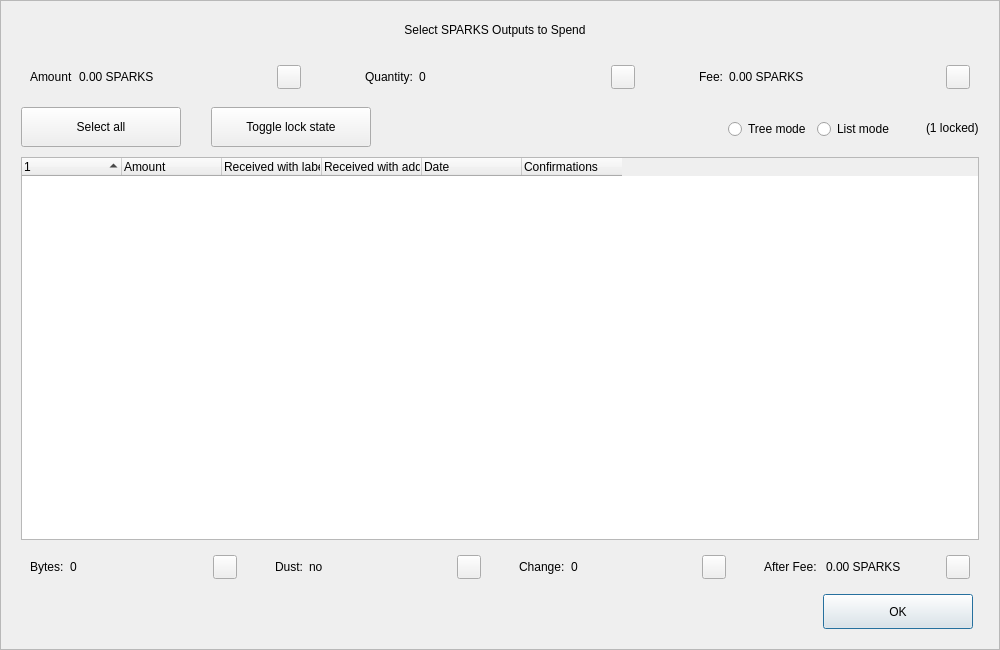
<?xml version="1.0" encoding="UTF-8"?>
<ui version="4.0">
 <class>CoinControlDialog</class>
 <widget class="QDialog" name="CoinControlDialog">
  <property name="geometry">
   <rect>
    <x>0</x>
    <y>0</y>
    <width>1000</width>
    <height>650</height>
   </rect>
  </property>
  <property name="minimumSize">
   <size>
    <width>950</width>
    <height>650</height>
   </size>
  </property>
  <property name="windowTitle">
   <string>Coin Selection</string>
  </property>
  <property name="styleSheet">
   <string notr="true"/>
  </property>
  <layout class="QVBoxLayout" name="verticalLayout">
   <property name="spacing">
    <number>0</number>
   </property>
   <property name="leftMargin">
    <number>0</number>
   </property>
   <property name="topMargin">
    <number>0</number>
   </property>
   <property name="rightMargin">
    <number>0</number>
   </property>
   <property name="bottomMargin">
    <number>0</number>
   </property>
   <item>
    <widget class="QFrame" name="frameContainer">
     <property name="toolTipDuration">
      <number>0</number>
     </property>
     <property name="frameShape">
      <enum>QFrame::StyledPanel</enum>
     </property>
     <property name="frameShadow">
      <enum>QFrame::Raised</enum>
     </property>
     <layout class="QVBoxLayout" name="verticalLayout_2">
      <property name="leftMargin">
       <number>0</number>
      </property>
      <property name="rightMargin">
       <number>0</number>
      </property>
      <property name="bottomMargin">
       <number>20</number>
      </property>
      <item>
       <layout class="QHBoxLayout" name="horizontalLayout_12">
        <property name="spacing">
         <number>0</number>
        </property>
        <property name="leftMargin">
         <number>20</number>
        </property>
        <property name="rightMargin">
         <number>30</number>
        </property>
        <item>
         <spacer name="horizontalSpacer_4">
          <property name="orientation">
           <enum>Qt::Horizontal</enum>
          </property>
          <property name="sizeHint" stdset="0">
           <size>
            <width>40</width>
            <height>20</height>
           </size>
          </property>
         </spacer>
        </item>
        <item>
         <widget class="QLabel" name="labelTitle">
          <property name="minimumSize">
           <size>
            <width>0</width>
            <height>40</height>
           </size>
          </property>
          <property name="maximumSize">
           <size>
            <width>16777215</width>
            <height>40</height>
           </size>
          </property>
          <property name="text">
           <string>Select SPARKS Outputs to Spend</string>
          </property>
          <property name="alignment">
           <set>Qt::AlignCenter</set>
          </property>
          <property name="margin">
           <number>7</number>
          </property>
         </widget>
        </item>
        <item>
         <spacer name="horizontalSpacer_5">
          <property name="orientation">
           <enum>Qt::Horizontal</enum>
          </property>
          <property name="sizeHint" stdset="0">
           <size>
            <width>40</width>
            <height>20</height>
           </size>
          </property>
         </spacer>
        </item>
       </layout>
      </item>
      <item>
       <layout class="QHBoxLayout" name="horizontalLayout_8">
        <property name="leftMargin">
         <number>20</number>
        </property>
        <property name="rightMargin">
         <number>20</number>
        </property>
        <item>
         <widget class="QWidget" name="layoutAmount" native="true">
          <layout class="QHBoxLayout" name="horizontalLayout_9" stretch="0,1,0">
           <item>
            <widget class="QLabel" name="labelCoinControlAmountText">
             <property name="text">
              <string>Amount</string>
             </property>
            </widget>
           </item>
           <item>
            <widget class="QLabel" name="labelCoinControlAmount">
             <property name="text">
              <string>0.00 SPARKS</string>
             </property>
            </widget>
           </item>
           <item alignment="Qt::AlignHCenter|Qt::AlignVCenter">
            <widget class="QPushButton" name="pushButtonAmount">
             <property name="minimumSize">
              <size>
               <width>0</width>
               <height>24</height>
              </size>
             </property>
             <property name="maximumSize">
              <size>
               <width>24</width>
               <height>26</height>
              </size>
             </property>
             <property name="focusPolicy">
              <enum>Qt::NoFocus</enum>
             </property>
             <property name="styleSheet">
              <string notr="true">padding-bottom:2px;
padding-right:4px;</string>
             </property>
             <property name="text">
              <string/>
             </property>
            </widget>
           </item>
          </layout>
         </widget>
        </item>
        <item>
         <spacer name="horizontalSpacer_2">
          <property name="orientation">
           <enum>Qt::Horizontal</enum>
          </property>
          <property name="sizeType">
           <enum>QSizePolicy::Fixed</enum>
          </property>
          <property name="sizeHint" stdset="0">
           <size>
            <width>40</width>
            <height>20</height>
           </size>
          </property>
         </spacer>
        </item>
        <item>
         <widget class="QWidget" name="layoutQuantity" native="true">
          <layout class="QHBoxLayout" name="horizontalLayout_10" stretch="0,1,0">
           <item>
            <widget class="QLabel" name="labelCoinControlQuantityText">
             <property name="text">
              <string>Quantity:</string>
             </property>
            </widget>
           </item>
           <item>
            <widget class="QLabel" name="labelCoinControlQuantity">
             <property name="text">
              <string>0</string>
             </property>
            </widget>
           </item>
           <item alignment="Qt::AlignHCenter|Qt::AlignVCenter">
            <widget class="QPushButton" name="pushButtonQuantity">
             <property name="minimumSize">
              <size>
               <width>0</width>
               <height>24</height>
              </size>
             </property>
             <property name="maximumSize">
              <size>
               <width>24</width>
               <height>26</height>
              </size>
             </property>
             <property name="focusPolicy">
              <enum>Qt::NoFocus</enum>
             </property>
             <property name="styleSheet">
              <string notr="true">padding-bottom:2px;
               padding-right:4px;</string>
             </property>
             <property name="text">
              <string/>
             </property>
            </widget>
           </item>
          </layout>
         </widget>
        </item>
        <item>
         <spacer name="horizontalSpacer_22">
          <property name="orientation">
           <enum>Qt::Horizontal</enum>
          </property>
          <property name="sizeType">
           <enum>QSizePolicy::Fixed</enum>
          </property>
          <property name="sizeHint" stdset="0">
           <size>
            <width>40</width>
            <height>20</height>
           </size>
          </property>
         </spacer>
        </item>
        <item>
         <widget class="QWidget" name="layoutFee" native="true">
          <layout class="QHBoxLayout" name="horizontalLayout_11" stretch="0,1,0">
           <item>
            <widget class="QLabel" name="labelCoinControlFeeText">
             <property name="text">
              <string>Fee:</string>
             </property>
            </widget>
           </item>
           <item>
            <widget class="QLabel" name="labelCoinControlFee">
             <property name="text">
              <string>0.00 SPARKS</string>
             </property>
            </widget>
           </item>
           <item alignment="Qt::AlignHCenter|Qt::AlignVCenter">
            <widget class="QPushButton" name="pushButtonFee">
             <property name="minimumSize">
              <size>
               <width>0</width>
               <height>24</height>
              </size>
             </property>
             <property name="maximumSize">
              <size>
               <width>24</width>
               <height>26</height>
              </size>
             </property>
             <property name="focusPolicy">
              <enum>Qt::NoFocus</enum>
             </property>
             <property name="styleSheet">
              <string notr="true">padding-bottom:2px;
               padding-right:4px;</string>
             </property>
             <property name="text">
              <string/>
             </property>
            </widget>
           </item>
          </layout>
         </widget>
        </item>
       </layout>
      </item>
      <item>
       <widget class="QFrame" name="frame">
        <property name="minimumSize">
         <size>
          <width>0</width>
          <height>40</height>
         </size>
        </property>
        <property name="styleSheet">
         <string notr="true">#frame {
	border:0;
}</string>
        </property>
        <property name="frameShape">
         <enum>QFrame::StyledPanel</enum>
        </property>
        <property name="frameShadow">
         <enum>QFrame::Sunken</enum>
        </property>
        <layout class="QHBoxLayout" name="horizontalLayout">
         <property name="spacing">
          <number>0</number>
         </property>
         <property name="leftMargin">
          <number>20</number>
         </property>
         <property name="topMargin">
          <number>0</number>
         </property>
         <property name="rightMargin">
          <number>20</number>
         </property>
         <property name="bottomMargin">
          <number>0</number>
         </property>
         <item>
          <layout class="QHBoxLayout" name="horizontalLayoutPanel" stretch="0,0,0,0,0,0">
           <property name="spacing">
            <number>20</number>
           </property>
           <item>
            <widget class="QPushButton" name="pushButtonSelectAll">
             <property name="sizePolicy">
              <sizepolicy hsizetype="Maximum" vsizetype="Fixed">
               <horstretch>0</horstretch>
               <verstretch>0</verstretch>
              </sizepolicy>
             </property>
             <property name="minimumSize">
              <size>
               <width>160</width>
               <height>40</height>
              </size>
             </property>
             <property name="maximumSize">
              <size>
               <width>16777215</width>
               <height>40</height>
              </size>
             </property>
             <property name="text">
              <string>Select all</string>
             </property>
             <property name="checkable">
              <bool>true</bool>
             </property>
             <property name="checked">
              <bool>false</bool>
             </property>
             <property name="autoExclusive">
              <bool>false</bool>
             </property>
             <property name="autoDefault">
              <bool>false</bool>
             </property>
            </widget>
           </item>
           <item>
            <spacer name="horizontalSpacer_6">
             <property name="orientation">
              <enum>Qt::Horizontal</enum>
             </property>
             <property name="sizeType">
              <enum>QSizePolicy::Fixed</enum>
             </property>
             <property name="sizeHint" stdset="0">
              <size>
               <width>10</width>
               <height>20</height>
              </size>
             </property>
            </spacer>
           </item>
           <item>
            <widget class="QPushButton" name="pushButtonToggleLock">
             <property name="sizePolicy">
              <sizepolicy hsizetype="Maximum" vsizetype="Fixed">
               <horstretch>0</horstretch>
               <verstretch>0</verstretch>
              </sizepolicy>
             </property>
             <property name="minimumSize">
              <size>
               <width>160</width>
               <height>40</height>
              </size>
             </property>
             <property name="maximumSize">
              <size>
               <width>16777215</width>
               <height>40</height>
              </size>
             </property>
             <property name="text">
              <string>Toggle lock state</string>
             </property>
             <property name="checkable">
              <bool>true</bool>
             </property>
             <property name="autoExclusive">
              <bool>false</bool>
             </property>
             <property name="autoDefault">
              <bool>false</bool>
             </property>
            </widget>
           </item>
           <item>
            <spacer name="horizontalSpacer_7">
             <property name="orientation">
              <enum>Qt::Horizontal</enum>
             </property>
             <property name="sizeType">
              <enum>QSizePolicy::Expanding</enum>
             </property>
             <property name="sizeHint" stdset="0">
              <size>
               <width>30</width>
               <height>20</height>
              </size>
             </property>
            </spacer>
           </item>
           <item alignment="Qt::AlignRight">
            <widget class="QGroupBox" name="groupBox_2">
             <property name="styleSheet">
              <string notr="true">#groupBox_2 {
    background-color:transparent;
    border-radius:0;
}</string>
             </property>
             <property name="title">
              <string/>
             </property>
             <layout class="QHBoxLayout" name="horizontalLayout_14">
              <item>
               <widget class="QRadioButton" name="radioTreeMode">
                <property name="sizePolicy">
                 <sizepolicy hsizetype="Maximum" vsizetype="Fixed">
                  <horstretch>0</horstretch>
                  <verstretch>0</verstretch>
                 </sizepolicy>
                </property>
                <property name="text">
                 <string>Tree mode</string>
                </property>
               </widget>
              </item>
              <item>
               <widget class="QRadioButton" name="radioListMode">
                <property name="sizePolicy">
                 <sizepolicy hsizetype="Maximum" vsizetype="Fixed">
                  <horstretch>0</horstretch>
                  <verstretch>0</verstretch>
                 </sizepolicy>
                </property>
                <property name="text">
                 <string>List mode</string>
                </property>
                <property name="checked">
                 <bool>false</bool>
                </property>
               </widget>
              </item>
             </layout>
            </widget>
           </item>
           <item>
            <widget class="QLabel" name="labelLocked">
             <property name="text">
              <string>(1 locked)</string>
             </property>
            </widget>
           </item>
          </layout>
         </item>
        </layout>
       </widget>
      </item>
      <item>
       <layout class="QHBoxLayout" name="horizontalLayout_13">
        <property name="leftMargin">
         <number>20</number>
        </property>
        <property name="rightMargin">
         <number>20</number>
        </property>
        <item>
         <widget class="CoinControlTreeWidget" name="treeWidget">
          <property name="contextMenuPolicy">
           <enum>Qt::CustomContextMenu</enum>
          </property>
          <property name="styleSheet">
           <string notr="true"/>
          </property>
          <property name="sortingEnabled">
           <bool>false</bool>
          </property>
          <property name="columnCount">
           <number>6</number>
          </property>
          <attribute name="headerShowSortIndicator" stdset="0">
           <bool>true</bool>
          </attribute>
          <attribute name="headerStretchLastSection">
           <bool>false</bool>
          </attribute>
          <column>
           <property name="text">
            <string/>
           </property>
          </column>
          <column>
           <property name="text">
            <string>Amount</string>
           </property>
          </column>
          <column>
           <property name="text">
            <string>Received with label</string>
           </property>
          </column>
          <column>
           <property name="text">
            <string>Received with address</string>
           </property>
          </column>
          <column>
           <property name="text">
            <string>Date</string>
           </property>
          </column>
          <column>
           <property name="text">
            <string>Confirmations</string>
           </property>
           <property name="toolTip">
            <string>Confirmed</string>
           </property>
          </column>
         </widget>
        </item>
       </layout>
      </item>
      <item>
       <layout class="QHBoxLayout" name="horizontalLayout_3">
        <property name="spacing">
         <number>20</number>
        </property>
        <property name="leftMargin">
         <number>20</number>
        </property>
        <property name="rightMargin">
         <number>20</number>
        </property>
        <item>
         <widget class="QWidget" name="layoutBytes" native="true">
          <layout class="QHBoxLayout" name="horizontalLayout_4" stretch="0,1,0">
           <item>
            <widget class="QLabel" name="labelCoinControlBytesText">
             <property name="text">
              <string>Bytes:</string>
             </property>
            </widget>
           </item>
           <item>
            <widget class="QLabel" name="labelCoinControlBytes">
             <property name="text">
              <string>0</string>
             </property>
            </widget>
           </item>
           <item alignment="Qt::AlignHCenter|Qt::AlignVCenter">
            <widget class="QPushButton" name="pushButtonBytes">
             <property name="minimumSize">
              <size>
               <width>0</width>
               <height>24</height>
              </size>
             </property>
             <property name="maximumSize">
              <size>
               <width>24</width>
               <height>26</height>
              </size>
             </property>
             <property name="focusPolicy">
              <enum>Qt::NoFocus</enum>
             </property>
             <property name="styleSheet">
              <string notr="true">padding-bottom:2px;
               padding-right:4px;</string>
             </property>
             <property name="text">
              <string/>
             </property>
            </widget>
           </item>
          </layout>
         </widget>
        </item>
        <item>
         <widget class="QWidget" name="layoutDust" native="true">
          <layout class="QHBoxLayout" name="horizontalLayout_5" stretch="0,1,0">
           <item>
            <widget class="QLabel" name="labelCoinControlLowOutputText">
             <property name="text">
              <string>Dust:</string>
             </property>
            </widget>
           </item>
           <item>
            <widget class="QLabel" name="labelCoinControlLowOutput">
             <property name="text">
              <string>no</string>
             </property>
            </widget>
           </item>
           <item alignment="Qt::AlignHCenter|Qt::AlignVCenter">
            <widget class="QPushButton" name="pushButtonDust">
             <property name="minimumSize">
              <size>
               <width>0</width>
               <height>24</height>
              </size>
             </property>
             <property name="maximumSize">
              <size>
               <width>24</width>
               <height>26</height>
              </size>
             </property>
             <property name="focusPolicy">
              <enum>Qt::NoFocus</enum>
             </property>
             <property name="styleSheet">
              <string notr="true">padding-bottom:2px;
               padding-right:4px;</string>
             </property>
             <property name="text">
              <string/>
             </property>
            </widget>
           </item>
          </layout>
         </widget>
        </item>
        <item>
         <widget class="QWidget" name="layoutChange" native="true">
          <layout class="QHBoxLayout" name="horizontalLayout_6" stretch="0,1,0">
           <item>
            <widget class="QLabel" name="labelCoinControlChangeText">
             <property name="text">
              <string>Change:</string>
             </property>
            </widget>
           </item>
           <item>
            <widget class="QLabel" name="labelCoinControlChange">
             <property name="text">
              <string>0</string>
             </property>
            </widget>
           </item>
           <item alignment="Qt::AlignHCenter|Qt::AlignVCenter">
            <widget class="QPushButton" name="pushButtonChange">
             <property name="minimumSize">
              <size>
               <width>0</width>
               <height>24</height>
              </size>
             </property>
             <property name="maximumSize">
              <size>
               <width>24</width>
               <height>26</height>
              </size>
             </property>
             <property name="focusPolicy">
              <enum>Qt::NoFocus</enum>
             </property>
             <property name="styleSheet">
              <string notr="true">padding-bottom:2px;
               padding-right:4px;</string>
             </property>
             <property name="text">
              <string/>
             </property>
            </widget>
           </item>
          </layout>
         </widget>
        </item>
        <item>
         <widget class="QWidget" name="layoutAfter" native="true">
          <layout class="QHBoxLayout" name="horizontalLayout_7" stretch="0,1,0">
           <item>
            <widget class="QLabel" name="labelCoinControlAfterFeeText">
             <property name="text">
              <string>After Fee: </string>
             </property>
            </widget>
           </item>
           <item>
            <widget class="QLabel" name="labelCoinControlAfterFee">
             <property name="text">
              <string>0.00 SPARKS</string>
             </property>
            </widget>
           </item>
           <item alignment="Qt::AlignHCenter|Qt::AlignVCenter">
            <widget class="QPushButton" name="pushButtonAlterFee">
             <property name="minimumSize">
              <size>
               <width>0</width>
               <height>24</height>
              </size>
             </property>
             <property name="maximumSize">
              <size>
               <width>24</width>
               <height>26</height>
              </size>
             </property>
             <property name="focusPolicy">
              <enum>Qt::NoFocus</enum>
             </property>
             <property name="styleSheet">
              <string notr="true">padding-bottom:2px;
               padding-right:4px;</string>
             </property>
             <property name="text">
              <string/>
             </property>
            </widget>
           </item>
          </layout>
         </widget>
        </item>
       </layout>
      </item>
      <item>
       <layout class="QHBoxLayout" name="horizontalLayout_2">
        <property name="spacing">
         <number>0</number>
        </property>
        <property name="leftMargin">
         <number>20</number>
        </property>
        <property name="rightMargin">
         <number>26</number>
        </property>
        <item>
         <spacer name="horizontalSpacer_3">
          <property name="orientation">
           <enum>Qt::Horizontal</enum>
          </property>
          <property name="sizeHint" stdset="0">
           <size>
            <width>558</width>
            <height>20</height>
           </size>
          </property>
         </spacer>
        </item>
        <item>
         <widget class="QPushButton" name="pushButtonOk">
          <property name="minimumSize">
           <size>
            <width>150</width>
            <height>35</height>
           </size>
          </property>
          <property name="text">
           <string>OK</string>
          </property>
         </widget>
        </item>
       </layout>
      </item>
     </layout>
    </widget>
   </item>
  </layout>
 </widget>
 <customwidgets>
  <customwidget>
   <class>CoinControlTreeWidget</class>
   <extends>QTreeWidget</extends>
   <header>coincontroltreewidget.h</header>
  </customwidget>
 </customwidgets>
 <resources/>
 <connections/>
</ui>
